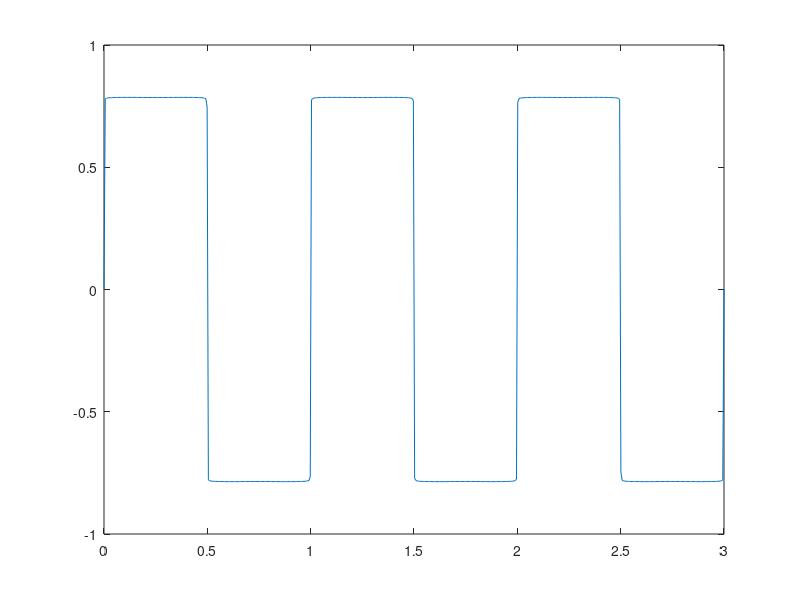

The MATLAB script that drew this image:
clc
clear all
close all

% ____________Input____________

f = 1;
can_periodos = 3;
S=1000; %componentes de frecuencias


% ____________Procesos____________

t = linspace(0,can_periodos/f,500);

comp1= 0;

for N=1:S+S-1
    if(mod(N,2)~=0)
        comp1=comp1+(1/N)*sin(2*pi*N*f*t);
    end
    
end

% ____________Salida____________

figure(1)
plot(t,comp1)
